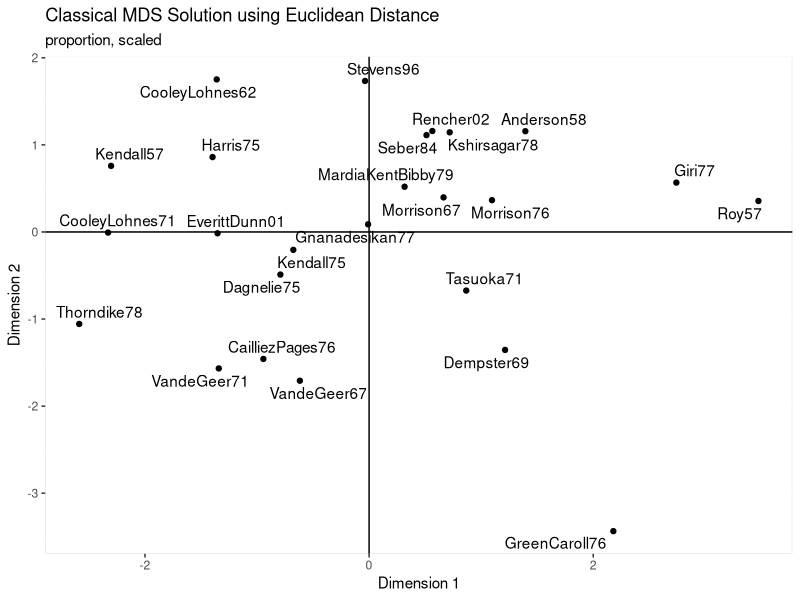
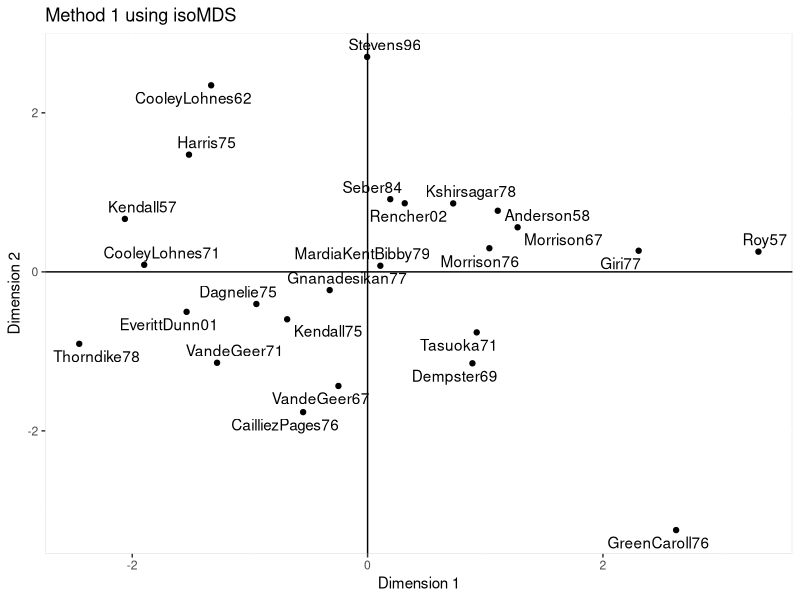
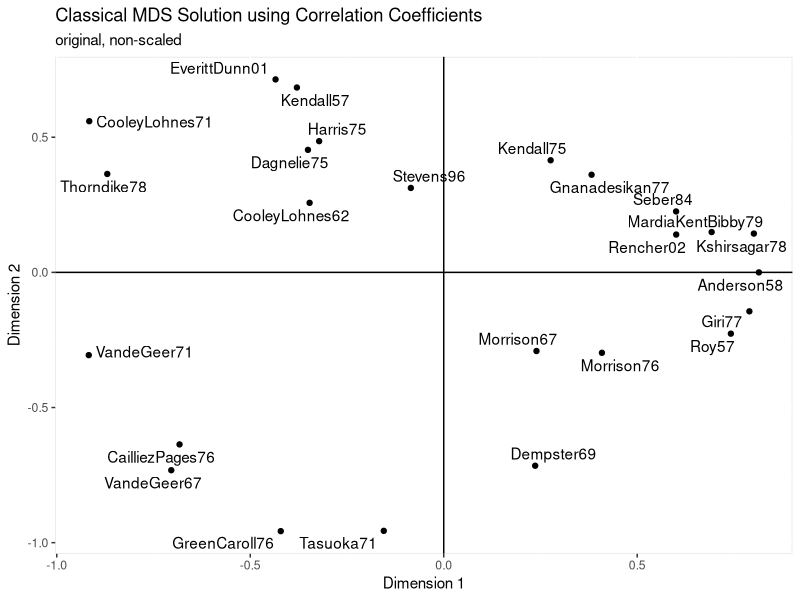
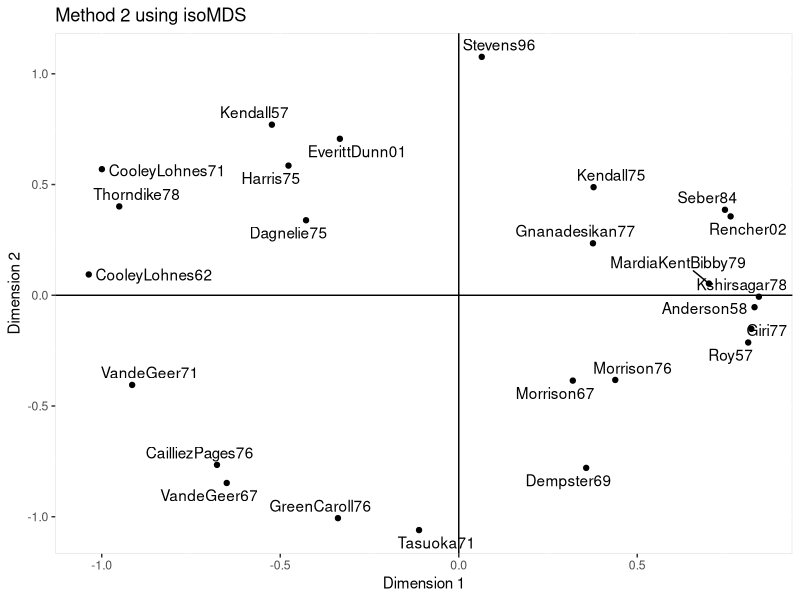

Generate these figures, in order, with R:
## ---- chunk 1
library(tidyverse)
library(ggrepel)
library(MASS)
## ---- chunk 2
books <- read.table("books.dat", header=T, row.names="author")
summary(books)
## ---- chunk 3
apply(books, 2, var)
## ---- chunk 4
portion.func <- function(df){
  row.sums <- rowSums(df)
  portion.df <- df / row.sums
  return(portion.df)
}
portion.books <- portion.func(books)
portion.sc.books <- scale(portion.books)
portion.sc.books.dist <- dist(portion.sc.books)
portion.sc.books.mds <- cmdscale(portion.sc.books.dist)
rownames(portion.sc.books.mds) <- row.names(portion.sc.books)
df.portion.sc.books.mds <- data.frame(portion.sc.books.mds)

ggplot(df.portion.sc.books.mds, aes(X1, X2)) +
  geom_point() +
  geom_text_repel(aes(label = rownames(df.portion.sc.books.mds))) +
  labs(title = "Classical MDS Solution using Euclidean Distance",
    subtitle = "proportion, scaled",
    x = "Dimension 1",
    y = "Dimension 2") +
  geom_hline(yintercept = 0) +
  geom_vline(xintercept = 0) +
  theme(panel.background = element_rect(fill = "white",
                                        colour = "grey90"))

portion.sc.books.mds.result <- cmdscale(portion.sc.books.dist, eig = TRUE)
print(portion.sc.books.mds.result$GOF)
## ---- chunk 5
portion.other.mds <- isoMDS(portion.sc.books.dist)
df.portion.other.mds <- data.frame(portion.other.mds)

ggplot(df.portion.other.mds, aes(points.1, points.2)) +
  geom_point() +
  geom_text_repel(aes(label = rownames(df.portion.other.mds))) +
  labs(title = "Method 1 using isoMDS",
    x = "Dimension 1",
    y = "Dimension 2") +
  geom_hline(yintercept = 0) +
  geom_vline(xintercept = 0) +
  theme(panel.background = element_rect(fill = "white",
                                        colour = "grey90"))
## ---- chunk 6
books.t <- t(books)
books.cor <- cor(books.t)
books.diss <- sqrt(2*(1 - books.cor))
books.diss.mds <- cmdscale(books.diss)
rownames(books.diss.mds) <- row.names(books.diss)
df.books.diss.mds <- data.frame(books.diss.mds)

ggplot(df.books.diss.mds, aes(X1, X2)) +
  geom_point() +
  geom_text_repel(aes(label = rownames(df.books.diss.mds))) +
  labs(title = "Classical MDS Solution using Correlation Coefficients",
    subtitle = "original, non-scaled",
    x = "Dimension 1",
    y = "Dimension 2") +
  geom_hline(yintercept = 0) +
  geom_vline(xintercept = 0) +
  theme(panel.background = element_rect(fill = "white",
                                        colour = "grey90"))

books.cor.mds.result <- cmdscale(books.cor, eig = TRUE)
print(books.cor.mds.result$GOF)
## ---- chunk 7
books.diss.other.mds <- isoMDS(books.diss)
df.books.diss.other.mds <- data.frame(books.diss.other.mds)

ggplot(df.books.diss.other.mds, aes(points.1, points.2)) +
  geom_point() +
  geom_text_repel(aes(label = rownames(df.books.diss.other.mds))) +
  labs(title = "Method 2 using isoMDS",
    x = "Dimension 1",
    y = "Dimension 2") +
  geom_hline(yintercept = 0) +
  geom_vline(xintercept = 0) +
  theme(panel.background = element_rect(fill = "white",
                                        colour = "grey90"))
